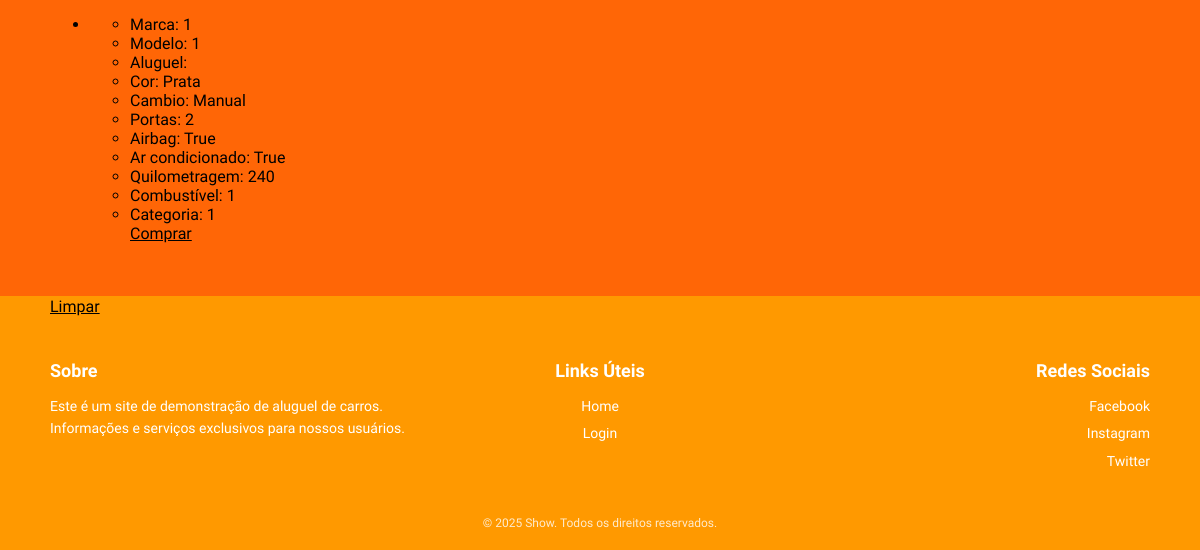
Before: / (lower part) with the older database file.
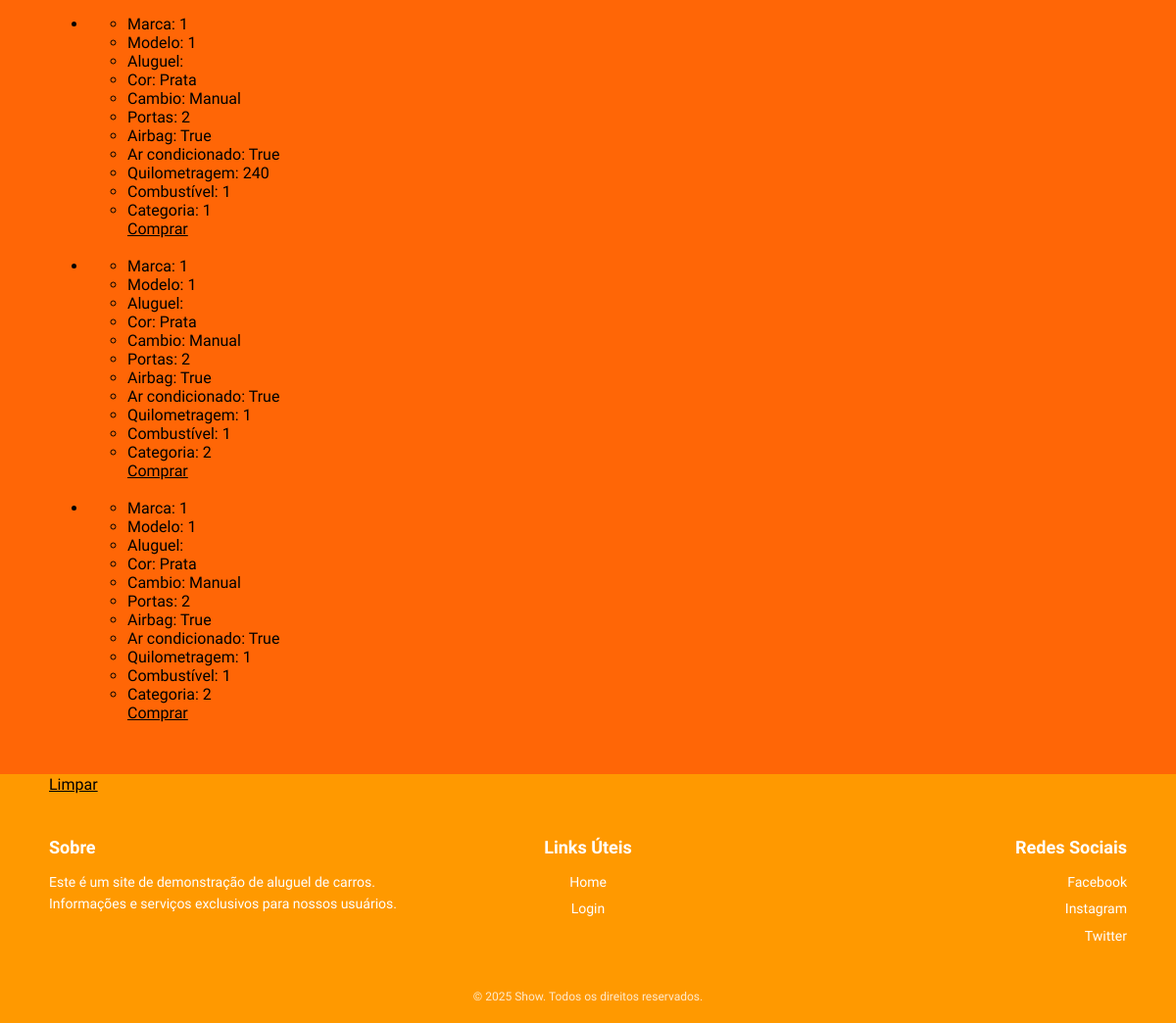
After: the same page with the newer database file.
### models.py (models this page shows, shortened)
class Veiculo(Base):
    __tablename__ = "veiculos"
    id = Column("id", Integer, primary_key=True, autoincrement=True)
    portas = Column("portas", Integer, nullable=False)
    preco_diaria = Column("preco_diaria", Numeric(10, 2), nullable=False)
    placa = Column("placa", String(7), nullable=False)
    cor = Column("cor", String(100), nullable=False)
    preco_compra = Column("preco_compra", Numeric(10, 2), nullable=False)
    capacidade_pessoas = Column("capacidade_pessoas", Integer, nullable=False)
    quilometragem = Column("quilometragem", Integer, nullable=False)
    cambio = Column("cambio", String(100), nullable=False)
    airbags = Column("airbags", Boolean, nullable=False)
    ar_condicionado = Column("ar_condicionado", Boolean, nullable=False)
    disponivel = Column("disponivel", Boolean, nullable=False)
    id_fornecedor = Column("id_fornecedor", Integer, ForeignKey("fornecedores.id"), nullable=False)
    id_garagem = Column("id_garagem", Integer, ForeignKey("garagens.id"), nullable=False)
    id_plano_seguro = Column("id_plano_seguro", Integer, ForeignKey("plano_seguros.id"), nullable=False)
    id_marca = Column("id_marca", Integer, ForeignKey("marcas.id"), nullable=False)
    id_modelo = Column("id_modelo", Integer, ForeignKey("modelos.id"), nullable=False)
    id_categoria = Column("id_categoria", Integer, ForeignKey("categorias.id"), nullable=False)
    id_combustivel = Column("id_combustivel", Integer, ForeignKey("combustiveis.id"), nullable=False)

### app.py (the view)
@app.route("/")
def pagina_inicial():
    sessao =Sessao()
    carros = sessao.query(Veiculo).all()
    if session.get("funcionario_id"):
        funcionario = sessao.query(Funcionario).filter_by(id = session.get("funcionario_id")).first()
        cargo = funcionario.cargo
    else:
        cargo=None
    sessao.close()
    return render_template("pagina_inicial.html", carros_cadastrados=carros, cargo = cargo)

### templates/pagina_inicial.html (shortened to what this page needs)
{% extends "base.html" %}
{% block conteudo_principal %}
<br><br><br>
 {% if carros_cadastrados %}
    <ul>
    {% for carro in carros_cadastrados %}
    {% if carro %}
    {% if carro.disponivel %}
        <div><li>
    <ul>
        <li>Marca: {{ carro.id_marca }}</li>
        <li>Modelo: {{ carro.id_modelo }}</li>
        <li>Aluguel: {{ carro.aluguel }}</li>
        <li>Cor: {{ carro.cor }}</li>
        <li>Cambio: {{ carro.cambio }}</li>
        <li>Portas: {{ carro.portas }}</li>
        <li>Airbag: {{ carro.airbags }}</li>
        <li>Ar condicionado: {{ carro.ar_condicionado }}</li>
        <li>Quilometragem: {{ carro.quilometragem }}</li>
        <li>Combustível: {{ carro.id_combustivel }}</li>
        <li>Categoria: {{ carro.id_categoria }}</li>
        <a role="button" href="{{ url_for('detalhar_carro', carro_id = carro['id']) }}">Comprar</a>
    </ul>
        </li></div><br>
        {% endif %}
        {% endif %}
    {% endfor %}
    </ul>
    {% else %}
    <p>Não há carros cadastrados no momento</p>
    {% endif %}
    <br>
    <a href="/logout">Limpar</a>
{% endblock %}

### templates/base.html (shortened to what this page needs)
<!DOCTYPE html>
<html lang="pt-BR">
<head>
    <link rel="stylesheet" href="{{ url_for('static', filename='estilo.css') }}">
</head>
<body>
    <main>
        <div class="conteudo_principal">
        {% block conteudo_principal %}{% endblock %}
        </div>
    </main>
    <footer>
    <div class="footer_container">
        <div class="footer_section">
            <h4>Sobre</h4>
            <p>Este é um site de demonstração de aluguel de carros. Informações e serviços exclusivos para nossos usuários.</p>
        </div>
        <div class="footer_section">
            <h4>Links Úteis</h4>
            <ul>
                <li><a href="/">Home</a></li>
                <li><a href="/login">Login</a></li>
            </ul>
        </div>
        <div class="footer_section">
            <h4>Redes Sociais</h4>
            <ul class="socials">
                <li><a href="#">Facebook</a></li>
                <li><a href="#">Instagram</a></li>
                <li><a href="#">Twitter</a></li>
            </ul>
        </div>
    </div>
    <div class="footer_bottom">
        &copy; 2025 Show. Todos os direitos reservados.
    </div>
</footer>
</body>
</html>

### static/estilo.css (style rules this page uses)
body { font-family: "Work Sans"; background-color: #ff6606; display: block; padding-left: 20px; padding-right: 20px; margin: 0; min-height: 100vh; }
a { color: black; }
.conteudo_principal { max-width: 1100px; width: 100%; margin: 0 auto; }
footer { background-color: #ff9900; color: #fff; padding: 40px 20px 20px 20px; margin-top: 60px; font-family: "Work Sans", sans-serif; margin: -20px; }
.footer_container { max-width: 1100px; margin: 0 auto; display: flex; flex-wrap: wrap; }
.footer_section { flex: 1; min-width: 200px; }
.footer_section:first-child { text-align: left; }
.footer_section:nth-child(2) { text-align: center; }
.footer_section:last-child { text-align: right; }
.footer_section h4 { font-size: 18px; margin-bottom: 10px; font-weight: bold; }
.footer_section p, .footer_section ul { font-size: 14px; line-height: 1.6; list-style: none; padding: 0; }
.footer_section ul li { margin-bottom: 5px; }
.footer_section ul li a { color: #fff; text-decoration: none; }
.footer_bottom { text-align: center; margin-top: 30px; font-size: 12px; opacity: 0.8; }

Changed rows visible on the page:
added Veiculo: id_marca "1", id_modelo "1", cor "Prata", cambio "Manual", portas "2", airbags "True", ar_condicionado "True", quilometragem "1", id_combustivel "1", id_categoria "2"
added Veiculo: id_marca "1", id_modelo "1", cor "Prata", cambio "Manual", portas "2", airbags "True", ar_condicionado "True", quilometragem "1", id_combustivel "1", id_categoria "2"
